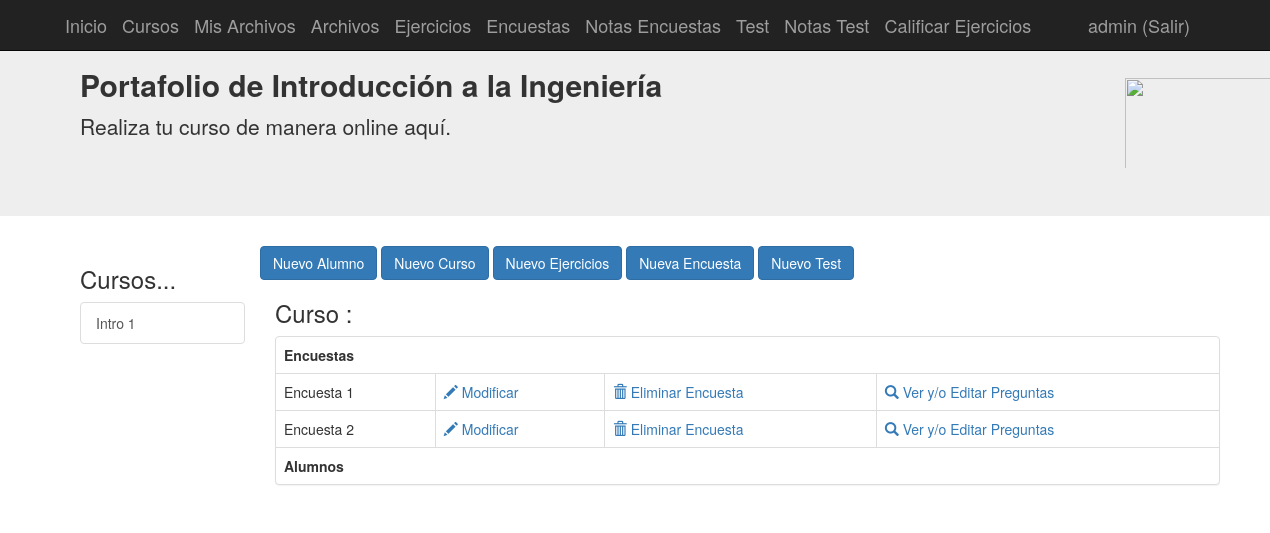
The page / (signed in) on the database as committed earlier.
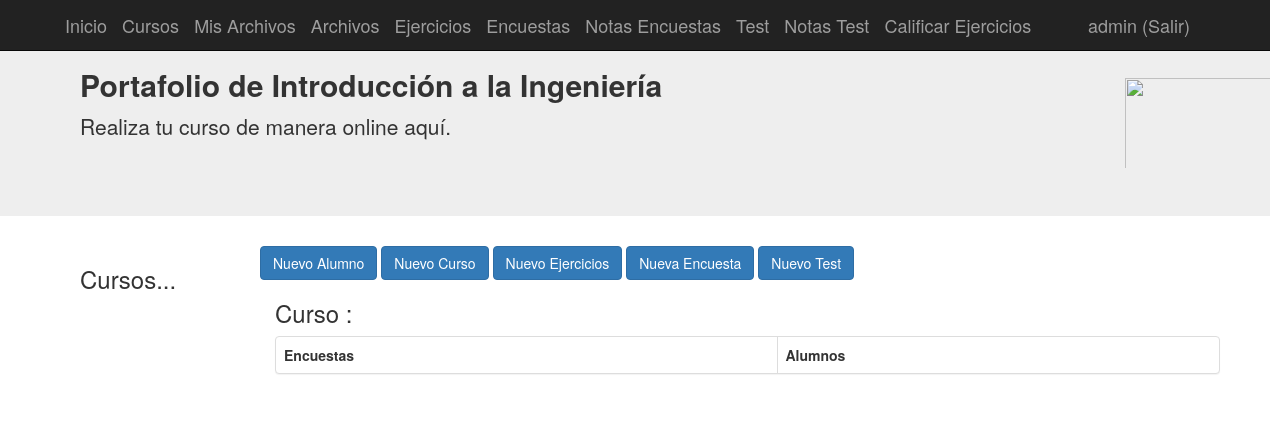
The same page on the database as committed later.
### tables this page shows
CREATE TABLE cursos (
	id INTEGER NOT NULL, 
	nombre VARCHAR(100), 
	PRIMARY KEY (id)
);

CREATE TABLE encuestas (
	id INTEGER NOT NULL, 
	nombre VARCHAR(100), 
	"Cursoid" INTEGER NOT NULL, 
	PRIMARY KEY (id), 
	FOREIGN KEY("Cursoid") REFERENCES cursos (id)
);

### aplicacion/app.py (the view)
@app.route('/')
@app.route('/curso/<id>')
def inicio(id='0'):
    from aplicacion.models import Alumnos, Cursos , Encuestas , Preguntas
    curso = Cursos.query.get(id)
    try:
        if not current_user.is_admin():
            return redirect(url_for('inicioAlum', username=current_user.username))
    except Exception as e:
        pass
    if id == '0':
        alumnos = Alumnos.query.filter_by(Cursoid=id)
        print("no seleccione nada")
    else:
        print("si seleccione")
        alumnos = Alumnos.query.filter_by(Cursoid=id)
    cursos = Cursos.query.all()
    if id == '0':
        encuestas = Encuestas.query.all()
    else:
        encuestas = Encuestas.query.filter_by(Cursoid=id)
    cursos = Cursos.query.all()
    if id == '0':
        preguntas = Preguntas.query.all()
    else:
        preguntas = Preguntas.query.filter_by(Encuestaid=id)
    encuesta = Encuestas.query.all()
    return render_template("inicio.html", alumnos=alumnos,cursos=cursos, curso=curso,encuestas=encuestas, preguntas=preguntas)

### aplicacion/app.py (called while the page is built)
@login_manager.user_loader
def load_user(user_id):
    from aplicacion.models import Alumnos
    return Alumnos.query.get(int(user_id))

### aplicacion/models.py (called while the page is built)
    def is_admin(self):
        return self.admin

### aplicacion/templates/inicio.html (shortened to what this page needs)
{% extends "base.html" %}
{% block contenido %}
<div class="container">
  <div class="row">
  <div class="col-md-2">
    {% if current_user.is_authenticated and current_user.is_admin() %}
      <h3>Cursos...</h3>
      <div class="list-group">
       {% for cur in cursos %}
       {% if curso.nombre==cur.nombre%}
         <a class="list-group-item active" href="{{url_for("inicio",id=cur.id)}}">{{cur.nombre}}</a>
       {% else %}
         <a class="list-group-item" href="{{url_for("inicio",id=cur.id)}}">{{cur.nombre}}</a>
       {% endif%}
       {% endfor %}
      </div>
    {% endif%}
  </div>
  {% if current_user.is_authenticated and current_user.is_admin() %}
   <a class="btn btn-primary" href="{{url_for('alumnos_new')}}" role="button">Nuevo Alumno</a>
   <a class="btn btn-primary" href="{{url_for('cursos_new')}}" role="button">Nuevo Curso</a>
   <a class="btn btn-primary" href="{{url_for('ejercicios_new')}}" role="button">Nuevo Ejercicios</a>
   <a class="btn btn-primary" href="{{url_for('encuestas_new')}}" role="button">Nueva Encuesta</a>
   <a class="btn btn-primary" href="{{url_for('actividades_new')}}" role="button">Nuevo Test</a>
  {% endif %}
  <div class="col-md-10">
  {% if current_user.is_authenticated and current_user.is_admin() %}
      <h3>Curso : {{curso.nombre}}</h3>
	    <div class="panel panel-default">
  			<table class="table table-bordered">
            <th>Encuestas</th>
            {% for enc in encuestas %}
              <tr>
              <td>{{enc.nombre}}</td>
              <td><a href="{{url_for('encuestas_edit',id=enc.id)}}"><span class="glyphicon glyphicon-pencil"></span> Modificar</a></td>
              <td><a href="{{url_for('encuestas_delete',id=enc.id)}}"><span class="glyphicon glyphicon-trash"></span> Eliminar Encuesta</a></td>
              <td><a href="{{url_for('encuestas_verA',id=enc.id)}}"><span class="glyphicon glyphicon-search"></span> Ver y/o Editar Preguntas</a></td>
              </tr>
            {% endfor %}
            <th>Alumnos</th>
  	    </table>
    {% endif %}
  	</div>
  </div>
</div>
{% endblock %}

Rows that differ between the two databases and show on the page:
removed cursos: nombre "Intro 1"
removed encuestas: nombre "Encuesta 1"
removed encuestas: nombre "Encuesta 2"
